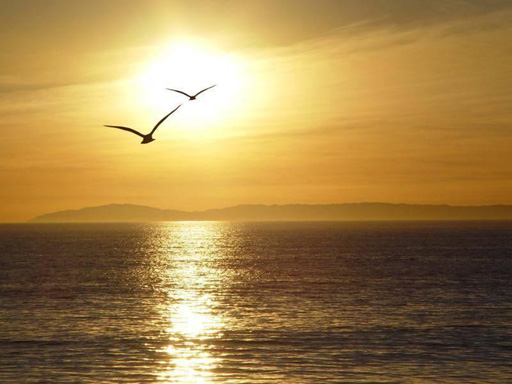
#> input picture prog3/ori.jpg, 512 x 384 px
$ python seamcarve.py
#> lines starting #> are read from the running program, lines starting #| are printed output that depends on the picture
import scipy
import numpy as np
from skimage import img_as_float
from skimage import filters
from pylab import *


def dual_gradient_energy(img):
    R = img[:, :, 0]
    G = img[:, :, 1]
    B = img[:, :, 2]

    hor_R = filters.sobel_h(R)
    hor_G = filters.sobel_h(G)
    hor_B = filters.sobel_h(B)

    ver_R = filters.sobel_v(R)
    ver_G = filters.sobel_v(G)
    ver_B = filters.sobel_v(B)

    sq_x = np.add(np.square(hor_R), np.add(np.square(hor_G), np.square(hor_B)))
    sq_y = np.add(np.square(ver_R), np.add(np.square(ver_G), np.square(ver_B)))

    energy = np.add(sq_x, sq_y)

    return energy


def find_seam(img, energy):
    minval = 1000
    seam = 0
    H = energy.shape[0]
    W = energy.shape[1]
    sPath = energy

    for i in range(1, H):
        for j in range(1, W - 1):
            if j == 1:
                sPath[i, j] += min(sPath[i - 1, j], sPath[i - 1, j + 1])
            elif j == W - 2:
                sPath[i, j] += min(sPath[i - 1, j - 1], sPath[i - 1, j])
            else:
                sPath[i, j] += min(sPath[i - 1, j - 1], sPath[i - 1, j], sPath[i - 1, j + 1])

    lastRow = sPath[H - 1, :]
    for each in range(1, W - 1):
        if lastRow[each] < minval:
            minval = lastRow[each]
            seam = each

    return minval, seam, sPath


def path(img, i, k, W, sPath):
    if i != 0:
        if k == 1:
            if sPath[i - 1, k + 1] < sPath[i - 1, k]:
                k += 1
        elif k == W - 2:
            if sPath[i - 1, k - 1] < sPath[i - 1, k]:
                k -= 1
        else:
            if (sPath[i - 1, k - 1] < sPath[i - 1, k]) and (sPath[i - 1, k - 1] < sPath[i - 1, k + 1]):
                k -= 1
            elif (sPath[i - 1, k + 1] < sPath[i - 1, k]) and (sPath[i - 1, k + 1] < sPath[i - 1, k - 1]):
                k += 1
    return k


def plot_seam(img, seam, sPath):
    H = img.shape[0]
    W = img.shape[1]
    k = seam
    sPath[H - 1, k] = 100
    for i in range(H - 1, -1, -1):
        img[i, k] = [255.0, 0, 0]
        k = path(img, i, k, W, sPath)
    return img


def show_seam(img, energy):
    H = img.shape[0]
    W = img.shape[1]
    maxEnergy = 0
    for i in range(0, H):
        for j in range(0, W):
            if energy[i][j] > maxEnergy:
                maxEnergy = energy[i][j]

    for i in range(0, H):
        for j in range(0, W):
            img[i][j] = math.floor(energy[i][j] / maxEnergy * 255)

    return img


def remove_seam(img, seam, sPath):
    H = img.shape[0]
    W = img.shape[1]
    new_img = np.zeros(shape=(H, W - 1, 3))
    k = seam

    for i in range(H - 1, -1, -1):
        t = img[i, :, :]
        new_img[i, :, :] = np.delete(t, k, axis=0)
        k = path(img, i, k, W, sPath)

    return new_img


def main():
    # print original image
    img = imread('ori.jpg')
#> img is the input picture: shape (384, 512, 3); mean R, G, B 164.3, 132.3, 77.3
    img = img_as_float(img)
    subplot(2, 2, 1)
    imshow(imread('ori.jpg'))
    title('Original')
    # figure()
    gray()
    # print seams
    for i in range(3): # No. of seams to be shown
        energy = dual_gradient_energy(img)
        min_val, seam, sPath = find_seam(img, energy)
        img = plot_seam(img, seam, sPath)
#> this loop made 3 passes
#> (seam, min_val) on passes 1 to 3: (499, 0.49), (480, 0.577), (447, 0.612)
#> pass 1, in dual_gradient_energy, `R = img[:, :, 0]`:
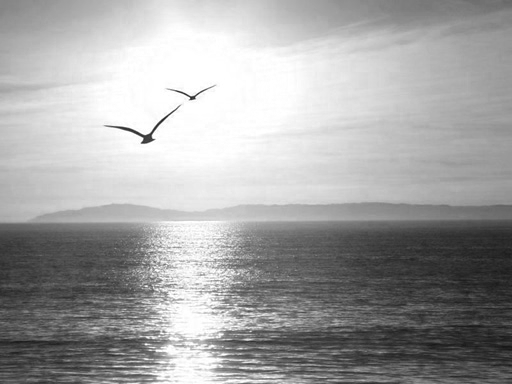
#> R: shape (384, 512) float64; min 0.0863, max 1, mean 0.644
#> pass 1, in dual_gradient_energy, `G = img[:, :, 1]`:
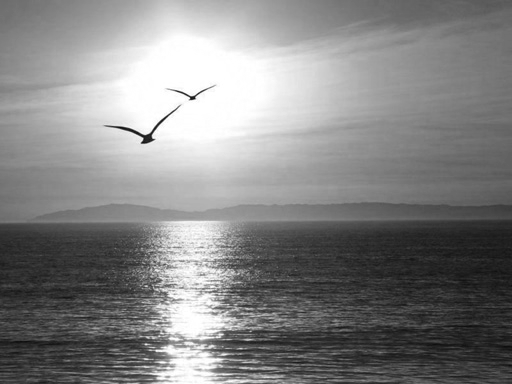
#> G: shape (384, 512) float64; min 0.0392, max 1, mean 0.519
#> pass 1, in dual_gradient_energy, `B = img[:, :, 2]`:
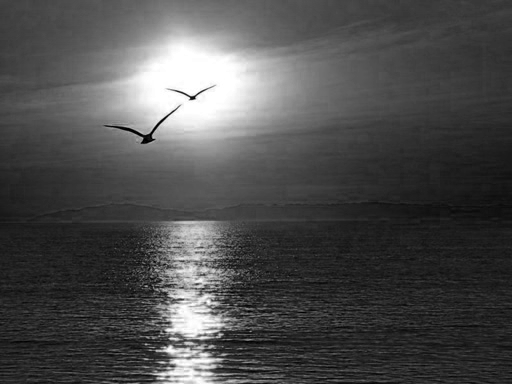
#> B: shape (384, 512) float64; min 0, max 1, mean 0.303
#> pass 1, in dual_gradient_energy, `hor_R = filters.sobel_h(R)`:
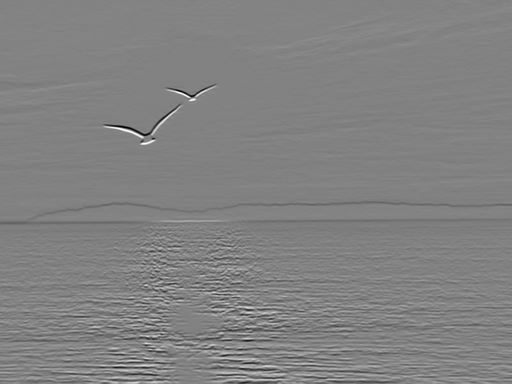
#> hor_R: shape (384, 512) float64; min -0.797, max 0.766, mean -0.000605; drawn with min black and max white
#> after the loop:
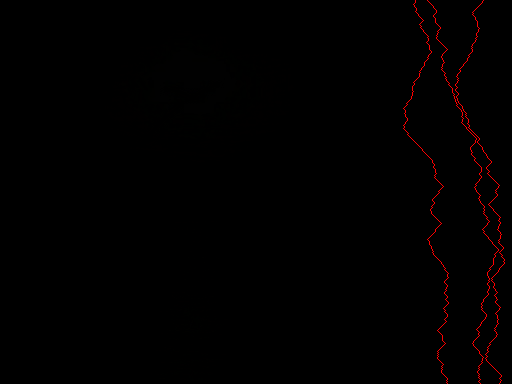
#> img: shape (384, 512, 3) float64; mean R, G, B 2.1, 0.5, 0.3
    subplot(2, 2, 2)
    imshow(img)
    title('Seam Plot')
    # print energy image
    img = imread('ori.jpg')
    img = img_as_float(img)
    energy = dual_gradient_energy(img)
#> in dual_gradient_energy (call 4), `ver_R = filters.sobel_v(R)`:
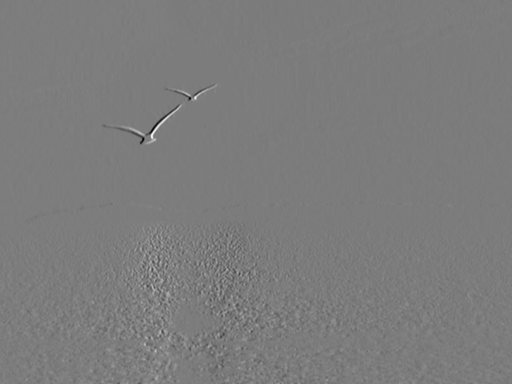
#> ver_R: shape (384, 512) float64; min -0.712, max 0.744, mean -0.000382; drawn with min black and max white
#> in dual_gradient_energy (call 4), `sq_x = np.add(np.square(hor_R), np.add(np.square(hor_G), np.square(hor..`:
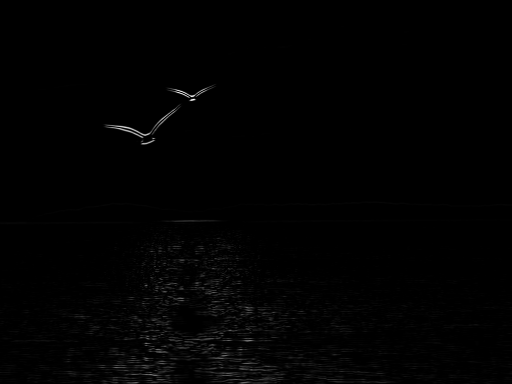
#> sq_x: shape (384, 512) float64; min 0, max 2.09, mean 0.0159; drawn with min black and max white
    img = show_seam(img, energy)
    subplot(2, 2, 3)
    imshow(img)
    title('Energy Image')
    # print seam carved image
    img = imread('ori.jpg')
    img = img_as_float(img)
    for i in range(100): # No. of seams to be cut down
        energy = dual_gradient_energy(img)
        minval, seam, sPath = find_seam(img, energy)
        img = remove_seam(img, seam, sPath)
    subplot(2, 2, 4)
    imshow(img)
    title('New Image')

    show()


if __name__ == '__main__':
#> (the run stopped early here; a loop or call above may not have finished)
